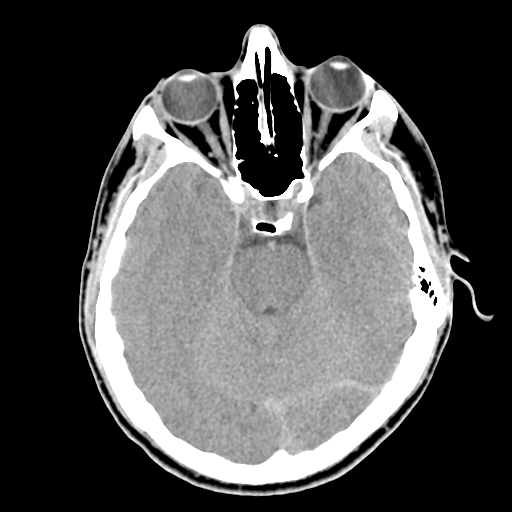
#> input picture DIP3E_Original_Images_CH09/Fig0939(a)(headCT-Vandy).tif, 512 x 512 px, found by its file name
$ python CH09-MorphologicalGradient.py
#> lines starting #> are read from the running program, lines starting #| are printed output that depends on the picture
#> further down, gray_im is the input picture: shape (512, 512); min 0, max 255, mean 80.4
#!/bin/env python
#
# 形态学梯度
#

import cv2 as cv
import numpy as np
import matplotlib.pyplot as plt

def morphology_gradient(gray_im, se, figure: plt.Figure = None):
    '''形态学梯度: 膨胀图像减去腐蚀图像'''
    md_im = cv.dilate(gray_im, se)
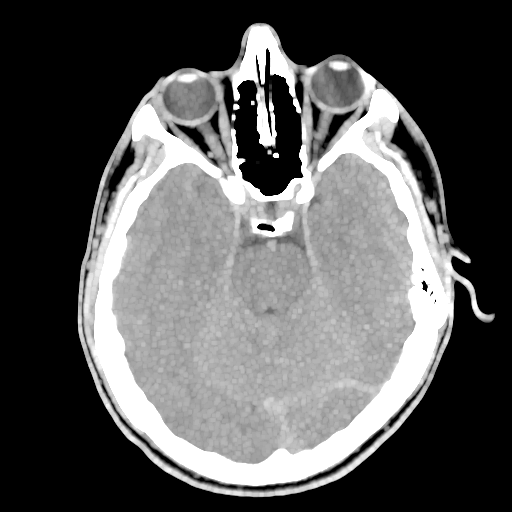
#> md_im: shape (512, 512); min 0, max 255, mean 89.6
    me_im = cv.erode(gray_im, se)
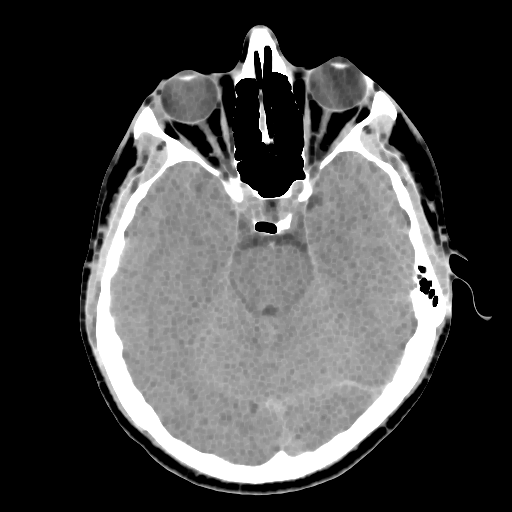
#> me_im: shape (512, 512); min 0, max 255, mean 71.5
    gradient_im = md_im - me_im
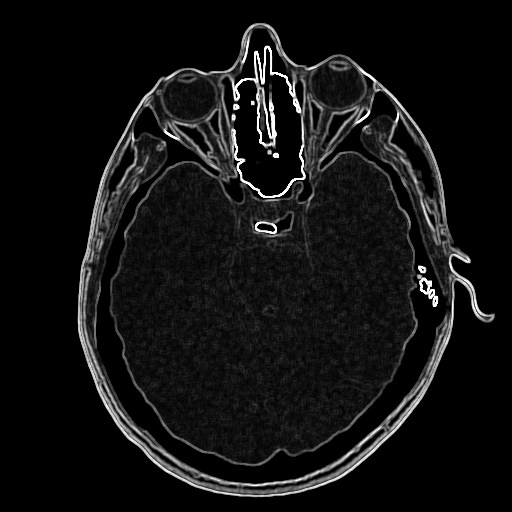
#> gradient_im: shape (512, 512); min 0, max 255, mean 18.1

    if figure is not None:
        dplot = figure.add_subplot(222)
        dplot.set_title('dilate')
        dplot.set_xticks([])
        dplot.set_yticks([])
        dplot.imshow(md_im, cmap='gray')

        eplot = figure.add_subplot(223)
        eplot.set_title('erode')
        eplot.set_xticks([])
        eplot.set_yticks([])
        eplot.imshow(me_im, cmap='gray')

        gplot = figure.add_subplot(224)
        gplot.set_title('gradient')
        gplot.set_xticks([])
        gplot.set_yticks([])
        gplot.imshow(gradient_im, cmap='gray')

    return gradient_im

if __name__ == '__main__':
    figure = plt.figure()
    gray_im = cv.imread('CH09_Images/Fig0939(a)(headCT-Vandy).tif', cv.IMREAD_GRAYSCALE)

    plot = figure.add_subplot(221)
    plot.set_title('origin')
    plot.set_xticks([])
    plot.set_yticks([])
    plot.imshow(gray_im, cmap='gray')

    morphology_gradient(gray_im, np.ones((3,3)), figure)

    plt.show()
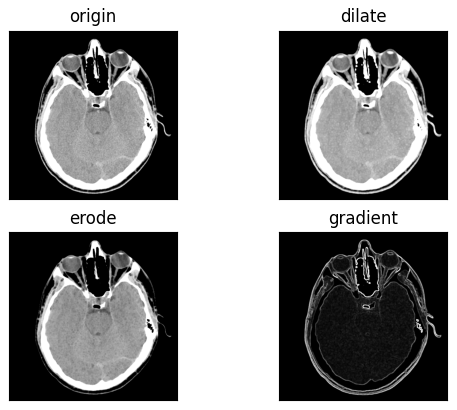
#> figure drawn by matplotlib, 4 panels
